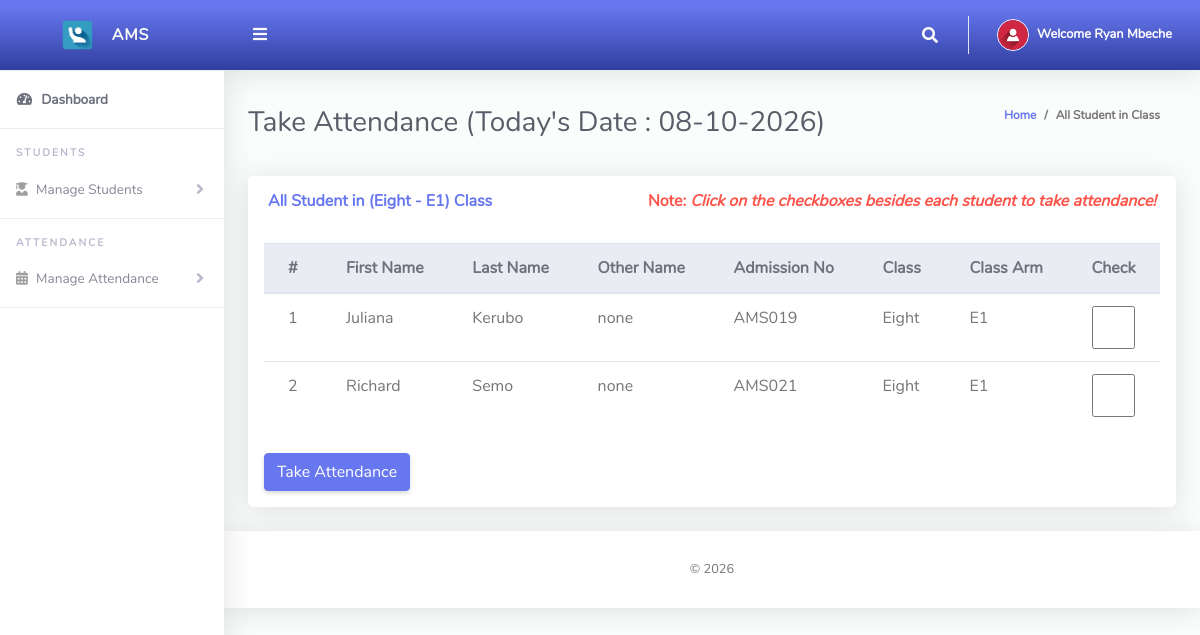
Screenshot of /ClassTeacher/takeAttendance.php (signed in) with the database file from the repository.
### tables this page shows
CREATE TABLE `tblclassteacher` (
  `Id` int(10) NOT NULL,
  `firstName` varchar(255) NOT NULL,
  `lastName` varchar(255) NOT NULL,
  `emailAddress` varchar(255) NOT NULL,
  `password` varchar(255) NOT NULL,
  `phoneNo` varchar(50) NOT NULL,
  `classId` varchar(10) NOT NULL,
  `classArmId` varchar(10) NOT NULL,
  `dateCreated` varchar(50) NOT NULL
);

CREATE TABLE `tblclassarms` (
  `Id` int(10) NOT NULL,
  `classId` varchar(10) NOT NULL,
  `classArmName` varchar(255) NOT NULL,
  `isAssigned` varchar(10) NOT NULL
);

CREATE TABLE `tblclass` (
  `Id` int(10) NOT NULL,
  `className` varchar(255) NOT NULL
);

CREATE TABLE `tblstudents` (
  `Id` int(10) NOT NULL,
  `firstName` varchar(255) NOT NULL,
  `lastName` varchar(255) NOT NULL,
  `otherName` varchar(255) NOT NULL,
  `admissionNumber` varchar(255) NOT NULL,
  `password` varchar(50) NOT NULL,
  `classId` varchar(10) NOT NULL,
  `classArmId` varchar(10) NOT NULL,
  `dateCreated` varchar(50) NOT NULL
);

### ClassTeacher/takeAttendance.php (the view, shortened to what this page needs)
<?php
include '../Includes/dbcon.php';
    $query = "SELECT tblclass.className,tblclassarms.classArmName
    FROM tblclassteacher
    INNER JOIN tblclass ON tblclass.Id = tblclassteacher.classId
    INNER JOIN tblclassarms ON tblclassarms.Id = tblclassteacher.classArmId
    Where tblclassteacher.Id = '$_SESSION[userId]'";
    $rs = $conn->query($query);
    $rrw = $rs->fetch_assoc();
?>
<!DOCTYPE html>
<html lang="en">
<head>
  <link href="../vendor/fontawesome-free/css/all.min.css" rel="stylesheet" type="text/css">
  <link href="../vendor/bootstrap/css/bootstrap.min.css" rel="stylesheet" type="text/css">
  <link href="css/ruang-admin.min.css" rel="stylesheet">
</head>
<body id="page-top">
  <div id="wrapper">
      <?php include "Includes/sidebar.php";?>
    <div id="content-wrapper" class="d-flex flex-column">
      <div id="content">
       <?php include "Includes/topbar.php";?>
        <div class="container-fluid" id="container-wrapper">
          <div class="d-sm-flex align-items-center justify-content-between mb-4">
            <h1 class="h3 mb-0 text-gray-800">Take Attendance (Today's Date : <?php echo $todaysDate = date("m-d-Y");?>)</h1>
            <ol class="breadcrumb">
              <li class="breadcrumb-item"><a href="./">Home</a></li>
              <li class="breadcrumb-item active" aria-current="page">All Student in Class</li>
            </ol>
          </div>
          <div class="row">
            <div class="col-lg-12">
        <form method="post">
            <div class="row">
              <div class="col-lg-12">
              <div class="card mb-4">
                <div class="card-header py-3 d-flex flex-row align-items-center justify-content-between">
                  <h6 class="m-0 font-weight-bold text-primary">All Student in (<?php echo $rrw['className'].' - '.$rrw['classArmName'];?>) Class</h6>
                  <h6 class="m-0 font-weight-bold text-danger">Note: <i>Click on the checkboxes besides each student to take attendance!</i></h6>
                </div>
                <div class="table-responsive p-3">
                  <table class="table align-items-center table-flush table-hover">
                    <thead class="thead-light">
                      <tr>
                        <th>#</th>
                        <th>First Name</th>
                        <th>Last Name</th>
                        <th>Other Name</th>
                        <th>Admission No</th>
                        <th>Class</th>
                        <th>Class Arm</th>
                        <th>Check</th>
                      </tr>
                    </thead>
                    <tbody>
                  <?php
                      $query = "SELECT tblstudents.Id,tblstudents.admissionNumber,tblclass.className,tblclass.Id As classId,tblclassarms.classArmName,tblclassarms.Id AS classArmId,tblstudents.firstName,
                      tblstudents.lastName,tblstudents.otherName,tblstudents.admissionNumber,tblstudents.dateCreated
                      FROM tblstudents
                      INNER JOIN tblclass ON tblclass.Id = tblstudents.classId
                      INNER JOIN tblclassarms ON tblclassarms.Id = tblstudents.classArmId
                      where tblstudents.classId = '$_SESSION[classId]' and tblstudents.classArmId = '$_SESSION[classArmId]'";
                      $rs = $conn->query($query);
                      $num = $rs->num_rows;
                      $sn=0;
                      if($num > 0)
                      {
                        while ($rows = $rs->fetch_assoc())
                          {
                             $sn = $sn + 1;
                            echo"
                              <tr>
                                <td>".$sn."</td>
                                <td>".$rows['firstName']."</td>
                                <td>".$rows['lastName']."</td>
                                <td>".$rows['otherName']."</td>
                                <td>".$rows['admissionNumber']."</td>
                                <td>".$rows['className']."</td>
                                <td>".$rows['classArmName']."</td>
                                <td><input name='check[]' type='checkbox' value=".$rows['admissionNumber']." class='form-control'></td>
                              </tr>";
                          }
                      }
                      else
                      {
                           echo
                           "<div class='alert alert-danger' role='alert'>
                            No Record Found!
                            </div>";
                      }
                      ?>
                    </tbody>
                  </table>
                  <br>
                  <button type="submit" name="save" class="btn btn-primary">Take Attendance</button>
                  </form>
                </div>
              </div>
            </div>
            </div>
          </div>
        </div>
       <?php include "Includes/footer.php";?>
</body>
</html>

### ClassTeacher/Includes/sidebar.php (shortened to what this page needs)
<ul class="navbar-nav sidebar sidebar-light accordion" id="accordionSidebar">
     <a class="sidebar-brand d-flex align-items-center bg-gradient-primary justify-content-center" href="index.php">
       <div class="sidebar-brand-icon" >
         <img src="img/logo/attnlg.jpg">
       </div>
       <div class="sidebar-brand-text mx-3">AMS</div>
     </a>
     <hr class="sidebar-divider my-0">
     <li class="nav-item active">
       <a class="nav-link" href="index.php">
         <i class="fas fa-fw fa-tachometer-alt"></i>
         <span>Dashboard</span></a>
     </li>
     <hr class="sidebar-divider">
     <div class="sidebar-heading">
       Students
     </div>
      <li class="nav-item">
       <a class="nav-link collapsed" href="#" data-toggle="collapse" data-target="#collapseBootstrap2"
         aria-expanded="true" aria-controls="collapseBootstrap2">
         <i class="fas fa-user-graduate"></i>
         <span>Manage Students</span>
       </a>
     </li>
     <hr class="sidebar-divider">
     <div class="sidebar-heading">
     Attendance
     </div>
      <li class="nav-item">
       <a class="nav-link collapsed" href="#" data-toggle="collapse" data-target="#collapseBootstrapcon"
         aria-expanded="true" aria-controls="collapseBootstrapcon">
         <i class="fa fa-calendar-alt"></i>
         <span>Manage Attendance</span>
       </a>
     </li>
     <hr class="sidebar-divider">
   </ul>

### ClassTeacher/Includes/topbar.php (shortened to what this page needs)
<?php
  $query = "SELECT * FROM tblclassteacher WHERE Id = ".$_SESSION['userId']."";
  $rs = $conn->query($query);
  $rows = $rs->fetch_assoc();
  $fullName = $rows['firstName']." ".$rows['lastName'];;
?>
<nav class="navbar navbar-expand navbar-light bg-gradient-primary topbar mb-4 static-top">
          <button id="sidebarToggleTop" class="btn btn-link rounded-circle mr-3">
            <i class="fa fa-bars"></i>
          </button>
          <ul class="navbar-nav ml-auto">
            <li class="nav-item dropdown no-arrow">
              <a class="nav-link dropdown-toggle" href="#" id="searchDropdown" role="button" data-toggle="dropdown"
                aria-haspopup="true" aria-expanded="false">
                <i class="fas fa-search fa-fw"></i>
              </a>
            </li>
            <li class="nav-item dropdown no-arrow">
              <a class="nav-link dropdown-toggle" href="#" id="userDropdown" role="button" data-toggle="dropdown"
                aria-haspopup="true" aria-expanded="false">
                <img class="img-profile rounded-circle" src="img/user-icn.png" style="max-width: 60px">
                <span class="ml-2 d-none d-lg-inline text-white small"><b>Welcome <?php echo $fullName;?></b></span>
              </a>
            </li>
          </ul>
        </nav>

### ClassTeacher/Includes/footer.php
<footer class="sticky-footer bg-white">
        <div class="container my-auto">
          <div class="copyright text-center my-auto">
            <span> &copy; <script> document.write(new Date().getFullYear()); </script>
            </span>
          </div>
        </div>
      </footer>

### rows the page displays
tblclassteacher: fullName "Ryan Mbeche"
tblclassarms: classId.className "Eight", classArmName "E1"
tblstudents: firstName "Juliana", lastName "Kerubo", otherName "none", admissionNumber "AMS019", classId.className "Eight", classArmId.classArmName "E1"
tblstudents: firstName "Richard", lastName "Semo", otherName "none", admissionNumber "AMS021", classId.className "Eight", classArmId.classArmName "E1"
